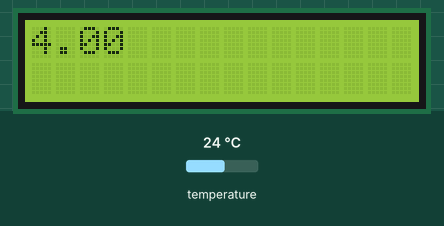
Simulated run of this sketch. Board: Arduino Uno, built with avr-gcc and run on an emulated ATmega328P. On the bench: 16×2 character LCD. Inputs (shaded band) come from the test bench; at power-on: temperature 24 °C. What the sketch prints to the serial monitor is not drawn.

Above: at 1.2 s.
1.3 s: temperature set to 30.5 °C
At 3.5 s:
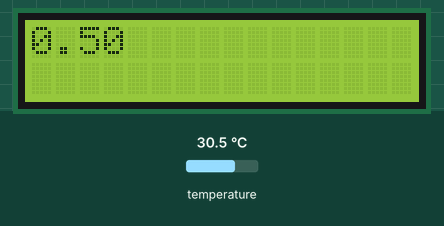
4.1 s: temperature set to 31.7 °C
At 5.3 s:
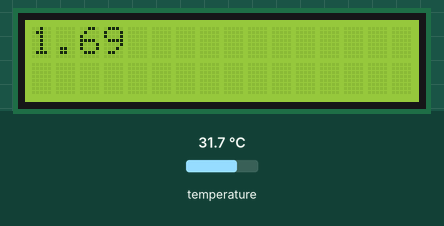
6.2 s: temperature set to 32.7 °C
At 9.0 s:
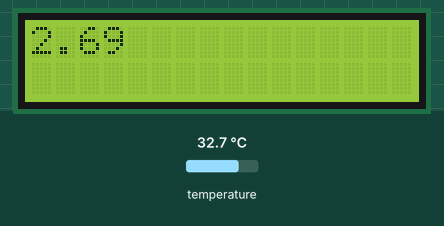
Timing chart, 0 to 10.5 s (numbered marks = the images above; inputs shaded):
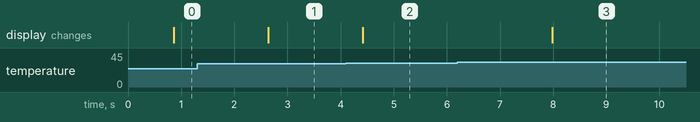

The sketch:

Temperature.ino
```cpp
#include <OneWire.h>
#include <DallasTemperature.h>
#include <LiquidCrystal.h>

int minTemp = 31;
int maxTemp = 32;
int temperature;

// Data wire is plugged into pin 5 (was 2) on the Arduino
#define ONE_WIRE_BUS 5  // changed from 2

// Setup a oneWire instance to communicate with any OneWire devices
// (not just Maxim/Dallas temperature ICs)
OneWire oneWire(ONE_WIRE_BUS);
LiquidCrystal lcd(8, 9, 4, 5, 6, 7);

// Pass our oneWire reference to Dallas Temperature.
DallasTemperature sensors(&oneWire);

void setup(void)
{
  // start serial port
  Serial.begin(1200);
  Serial.println("Dallas Temperature IC Control Library Demo");

  // Start up the library
  sensors.begin();

lcd.begin(16, 2);              // start the library
lcd.setCursor(0,0);
}


void loop(void)
{
  // call sensors.requestTemperatures() to issue a global temperature
  // request to all devices on the bus
  //Serial.print(" Requesting temperatures...");
  sensors.requestTemperatures(); // Send the command to get temperatures
  //Serial.println("DONE");

  //Serial.print("Temperature is: ");

 lcd.clear();
 lcd.print(sensors.getTempCByIndex(0));
 lcd.scrollDisplayLeft();

  //Serial.print(sensors.getTempCByIndex(0)); // Why "byIndex"?
    // You can have more than one IC on the same bus.
    // 0 refers to the first IC on the wire
     temperature = sensors.getTempCByIndex(0);
     Serial.print("*** Temp is ***  ");
     Serial.println(temperature);
     //Serial.print(minTemp);

     if (temperature < minTemp)
      { Serial.print("Temperature is too low. Turn heater on ");
       Serial.println(temperature);
      }

      if (temperature >= minTemp)
      { Serial.print(">>> Heater is on >>>  ");
       Serial.println(temperature);
      }

      if (temperature >= maxTemp)

      { Serial.print("Temperature is too High. Turn heater off ");
        Serial.println(temperature);
      }

    delay(1000);
}
```

Measured:
- after the input at 1.3 s, the display: changes after 1.3 s (image 1)
- after the input at 4.1 s, the display: changes after 0.32 s (image 2)
- after the input at 6.2 s, the display: changes after 1.8 s (image 3)
